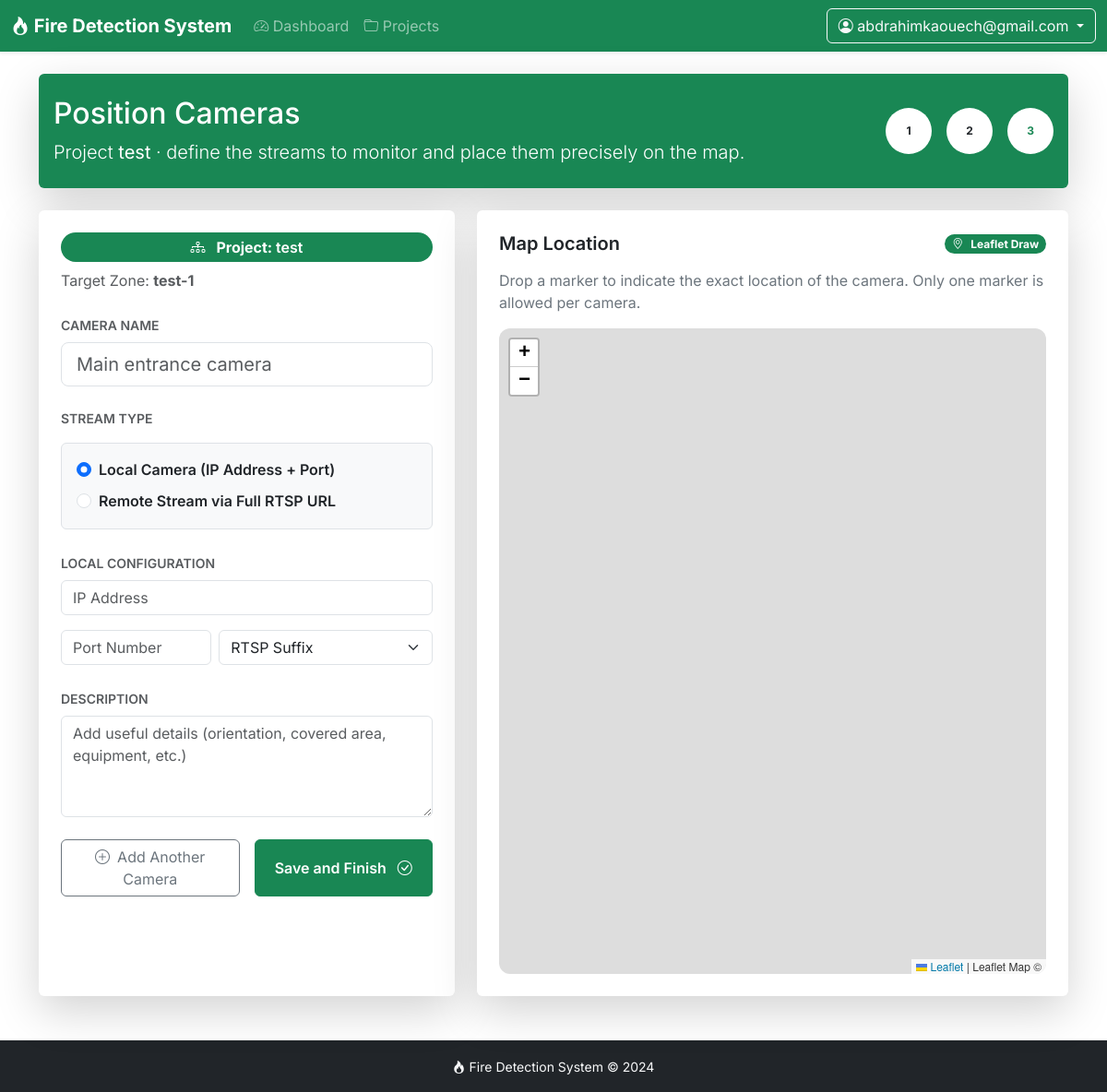
The page /projects/add_cam/test-1 (signed in) on the database its author committed.
### accounts/models.py (models this page shows, shortened)
class CustomUser(AbstractUser):
	username = None
	email = models.EmailField('email address', unique=True)
	USER_TYPE_ADMIN = 'admin'
	USER_TYPE_SUPERVISOR = 'supervisor'
	USER_TYPE_AGENT = 'agent'
	USER_TYPE_CHOICES = [
		(USER_TYPE_ADMIN, 'Admin'),
		(USER_TYPE_SUPERVISOR, 'Supervisor'),
		(USER_TYPE_AGENT, 'Agent'),
	]
	user_type = models.CharField(max_length=20, choices=USER_TYPE_CHOICES, default=USER_TYPE_AGENT)
	USERNAME_FIELD = 'email'
	REQUIRED_FIELDS = []  # email is required by USERNAME_FIELD
	objects = CustomUserManager()

### projects/models.py (models this page shows, shortened)
class Project(models.Model):
    STATUS_CHOICES = [
        ('planned', 'Planned'),
        ('in_progress', 'In Progress'),
        ('completed', 'Completed'),
        ('cancelled', 'Cancelled'),
    ]
    name = models.CharField(max_length=200)
    description = models.TextField(blank=True)
    start_date = models.DateField()  # ← CE CHAMP DOIT EXISTER
    created_at = models.DateTimeField(auto_now_add=True)
    status = models.CharField(max_length=20, choices=STATUS_CHOICES, default='planned')
    supervisor = models.ForeignKey(
        CustomUser,
        on_delete=models.CASCADE,
        limit_choices_to={'user_type': CustomUser.USER_TYPE_SUPERVISOR},
        related_name='supervised_projects'
    )
    assigned_agents = models.ManyToManyField(
        AgentProfile,
        related_name='assigned_projects',
        blank=True
    )
    class Meta:
        ordering = ['-created_at']
        verbose_name = "Project"
        verbose_name_plural = "Projects"

class Zone(models.Model):
    Zone_ID = models.AutoField(primary_key=True)
    name_zone = models.CharField(max_length=100)
    coords_polys = models.JSONField(null=True, blank=True)
    description_zone = models.TextField(null=True, blank=True)
    name_project = models.ForeignKey(Project, on_delete=models.CASCADE, related_name='zones')

### projects/views.py (the view, shortened to what this page needs)
# urls.py: path('add_cam/<str:name_zone>', views.add_cam, name='add_cam'),
@login_required
def add_cam(request, name_zone):
    if request.user.user_type != CustomUser.USER_TYPE_SUPERVISOR:
        return HttpResponseForbidden("Access denied")
    zone_instance = get_object_or_404(Zone, name_zone=name_zone)
    zones = Zone.objects.filter(name_project=zone_instance.name_project)
    cams = Cam.objects.filter(name_zone=zone_instance)
    zones_data = []
    for zone in zones:
        zones_data.append({
            'zone': zone,
            'coords_json': json.dumps(zone.coords_polys) if zone.coords_polys else 'null'
        })
    cams_data = []
    for cam in cams:
        cams_data.append({
            'cam': cam,
            'coords_json': json.dumps(cam.coords_cam) if cam.coords_cam else 'null'
        })
    return render(
        request,
        'projects/add_cam.html',
        {
            'project_name': zone_instance.name_project.name,
            'zone_name': zone_instance.name_zone,
            'zones': zones,
            'cams': cams,
            'zones_data': zones_data,
            'cams_data': cams_data,
        }
    )

### accounts/templatetags/role_colors.py (called while the page is built)
@register.simple_tag
def get_role_bg(user):
    if not user or not user.is_authenticated:
        return 'bg-dark'
    if user.user_type == CustomUser.USER_TYPE_ADMIN:
        return 'bg-primary'
    elif user.user_type == CustomUser.USER_TYPE_SUPERVISOR:
        return 'bg-success'
    elif user.user_type == CustomUser.USER_TYPE_AGENT:
        return 'bg-warning'
    return 'bg-dark'

@register.simple_tag
def get_role_text(user):
    if not user or not user.is_authenticated:
        return 'text-dark'
    if user.user_type == CustomUser.USER_TYPE_ADMIN:
        return 'text-primary'
    elif user.user_type == CustomUser.USER_TYPE_SUPERVISOR:
        return 'text-success'
    elif user.user_type == CustomUser.USER_TYPE_AGENT:
        return 'text-warning'
    return 'text-dark'

@register.simple_tag
def get_role_btn(user):
    if not user or not user.is_authenticated:
        return 'btn-primary'
    if user.user_type == CustomUser.USER_TYPE_ADMIN:
        return 'btn-primary'
    elif user.user_type == CustomUser.USER_TYPE_SUPERVISOR:
        return 'btn-success'
    elif user.user_type == CustomUser.USER_TYPE_AGENT:
        return 'btn-warning'
    return 'btn-primary'

@register.simple_tag
def get_role_badge(user):
    if not user or not user.is_authenticated:
        return 'bg-secondary'
    if user.user_type == CustomUser.USER_TYPE_ADMIN:
        return 'bg-primary'
    elif user.user_type == CustomUser.USER_TYPE_SUPERVISOR:
        return 'bg-success'
    elif user.user_type == CustomUser.USER_TYPE_AGENT:
        return 'bg-warning'
    return 'bg-secondary'

### projects/templates/projects/add_cam.html (shortened to what this page needs)
{% extends 'base.html' %}
{% load role_colors %}
{% block navbar_brand_url %}{% url 'supervisor_dashboard' %}{% endblock %}
{% block navbar_content %}
<ul class="navbar-nav me-auto">
    <li class="nav-item">
        <a class="nav-link" href="{% url 'supervisor_dashboard' %}">
            <i class="bi bi-speedometer2"></i> Dashboard
        </a>
    </li>
    <li class="nav-item">
        <a class="nav-link" href="{% url 'projects:project_list' %}">
            <i class="bi bi-folder"></i> Projects
        </a>
    </li>
</ul>
{% endblock %}
{% block extra_head %}
<link rel="stylesheet" href="https://unpkg.com/leaflet@1.9.3/dist/leaflet.css">
<link rel="stylesheet" href="https://cdnjs.cloudflare.com/ajax/libs/leaflet.draw/1.0.4/leaflet.draw.css">
{% endblock %}
{% block content %}
<div class="container">
    <div class="card border-0 {% get_role_bg user %} text-white mb-4 shadow-lg">
        <div class="card-body py-4">
            <div class="d-flex flex-column flex-lg-row justify-content-between align-items-lg-center gap-4">
                <div>
                    <h1 class="h2 mb-2">Position Cameras</h1>
                    <p class="lead mb-0">Project <strong>{{ project_name }}</strong> · define the streams to monitor and place them precisely on the map.</p>
                </div>
                <div class="d-flex gap-3">
                    <div class="badge bg-white text-dark rounded-circle d-flex align-items-center justify-content-center" style="width: 50px; height: 50px;">1</div>
                    <div class="badge bg-white text-dark rounded-circle d-flex align-items-center justify-content-center" style="width: 50px; height: 50px;">2</div>
                    <div class="badge bg-white {% get_role_text user %} rounded-circle d-flex align-items-center justify-content-center fw-bold" style="width: 50px; height: 50px;">3</div>
                </div>
            </div>
        </div>
    </div>
    <form method="post" enctype="multipart/form-data">
        <div class="row g-4">
            <div class="col-lg-5">
                <div class="card shadow-lg border-0 h-100">
                    <div class="card-body p-4">
                        <div class="d-flex flex-column gap-2 mb-4">
                            <span class="badge {% get_role_badge user %} rounded-pill px-3 py-2 fs-6">
                                <i class="bi bi-diagram-3 me-2"></i>
                                Project: <span class="fw-semibold">{{ project_name }}</span>
                            </span>
                            <span class="text-muted">Target Zone: <strong>{{ zone_name }}</strong></span>
                        </div>
                        <div class="mb-4">
                            <label class="form-label fw-semibold text-uppercase small text-muted mb-2" for="name_cam">Camera Name</label>
                            <input type="text" id="name_cam" class="form-control form-control-lg" name="name_cam" placeholder="Main entrance camera" autocomplete="off">
                        </div>
                        <div class="mb-4">
                            <span class="form-label fw-semibold text-uppercase small text-muted d-block mb-3">Stream Type</span>
                            <div class="card border bg-light p-3">
                                <div class="form-check">
                                    <input class="form-check-input" type="radio" name="streamType" id="ipPort" value="ipPort" checked>
                                    <label class="form-check-label fw-semibold" for="ipPort">Local Camera (IP Address + Port)</label>
                                </div>
                                <div class="form-check mt-2">
                                    <input class="form-check-input" type="radio" name="streamType" id="fullRtspUrl" value="fullRtspUrl">
                                    <label class="form-check-label fw-semibold" for="fullRtspUrl">Remote Stream via Full RTSP URL</label>
                                </div>
                            </div>
                        </div>
                        <div class="mb-4" id="ipPortFields">
                            <label class="form-label fw-semibold text-uppercase small text-muted mb-2">Local Configuration</label>
                            <input type="text" id="adresse_cam" class="form-control mb-3" placeholder="IP Address" name="adresse_cam">
                            <div class="row g-2">
                                <div class="col-5">
                                    <input type="text" id="num_port" class="form-control" placeholder="Port Number" name="num_port">
                                </div>
                                <div class="col-7">
                                    <select id="path" class="form-select" name="rest_de_path">
                                        <option value="">RTSP Suffix</option>
                                    </select>
                                </div>
                            </div>
                        </div>
                        <div class="mb-4">
                            <label class="form-label fw-semibold text-uppercase small text-muted mb-2" for="description_cam">Description</label>
                            <textarea class="form-control" id="description_cam" name="description_cam" rows="4" placeholder="Add useful details (orientation, covered area, equipment, etc.)"></textarea>
                        </div>
                        <div class="d-flex flex-column flex-md-row gap-3">
                            <button class="btn btn-outline-secondary w-100 w-md-auto" type="submit" value="false" name="ajoutez_un_cam">
                                <i class="bi bi-plus-circle me-2"></i>Add Another Camera
                            </button>
                            <button class="btn {% get_role_btn user %} fw-semibold w-100 w-md-auto" type="submit">
                                Save and Finish <i class="bi bi-check-circle ms-2"></i>
                            </button>
                        </div>
                    </div>
                </div>
            </div>
            <div class="col-lg-7">
                <div class="card shadow-lg border-0 h-100">
                    <div class="card-body p-4">
                        <div class="d-flex justify-content-between align-items-center mb-3">
                            <h2 class="h5 fw-semibold mb-0">Map Location</h2>
                            <span class="badge {% get_role_badge user %} rounded-pill">
                                <i class="bi bi-geo-alt me-2"></i>Leaflet Draw
                            </span>
                        </div>
                        <p class="text-secondary mb-3">Drop a marker to indicate the exact location of the camera. Only one marker is allowed per camera.</p>
                        <div id="map" class="w-100"></div>
                    </div>
                </div>
            </div>
        </div>
    </form>
</div>
{% endblock %}

### templates/base.html (shortened to what this page needs)
<!doctype html>
<html lang="en">
<head>
    <link href="https://cdn.jsdelivr.net/npm/bootstrap@5.3.3/dist/css/bootstrap.min.css" rel="stylesheet">
    <link href="https://cdn.jsdelivr.net/npm/bootstrap-icons@1.11.3/font/bootstrap-icons.css" rel="stylesheet">
    {% block extra_head %}{% endblock %}
</head>
<body>
    {% load role_colors %}
    <nav class="navbar navbar-expand-lg navbar-dark {% if user.is_authenticated %}{% get_role_bg user %}{% else %}bg-dark{% endif %} shadow-sm">
        <div class="container-fluid">
            <a class="navbar-brand fw-bold" href="{% block navbar_brand_url %}#{% endblock %}">
                <i class="bi bi-fire"></i> Fire Detection System
            </a>
            <div class="collapse navbar-collapse" id="navbarNav">
                {% block navbar_content %}{% endblock %}
                {% if user.is_authenticated %}
                <div class="navbar-nav ms-auto">
                    <div class="dropdown">
                        <button class="btn btn-outline-light dropdown-toggle" type="button" data-bs-toggle="dropdown">
                            <i class="bi bi-person-circle"></i> {{ user.email }}
                        </button>
                    </div>
                </div>
                {% endif %}
            </div>
        </div>
    </nav>
    <main class="{% block main_class %}container-fluid mt-4{% endblock %}">
        {% block content %}{% endblock %}
    </main>
    {% block footer %}
    <footer class="bg-dark text-light py-3 mt-5">
        <div class="container text-center">
            <small>
                <i class="bi bi-fire me-1"></i>Fire Detection System &copy; 2024
            </small>
        </div>
    </footer>
    {% endblock %}
</body>
</html>

### templates/base.html (style rules this page uses)
body { font-family: 'Inter', -apple-system, BlinkMacSystemFont, 'Segoe UI', sans-serif; }

### projects/templates/projects/add_cam.html (style rules this page uses)
#map { height: 700px; border-radius: 12px; }

### rows shown on the page
CustomUser: email "abdrahimkaouech@gmail.com"
Project: name "test"
Zone: name_zone "test-1"
